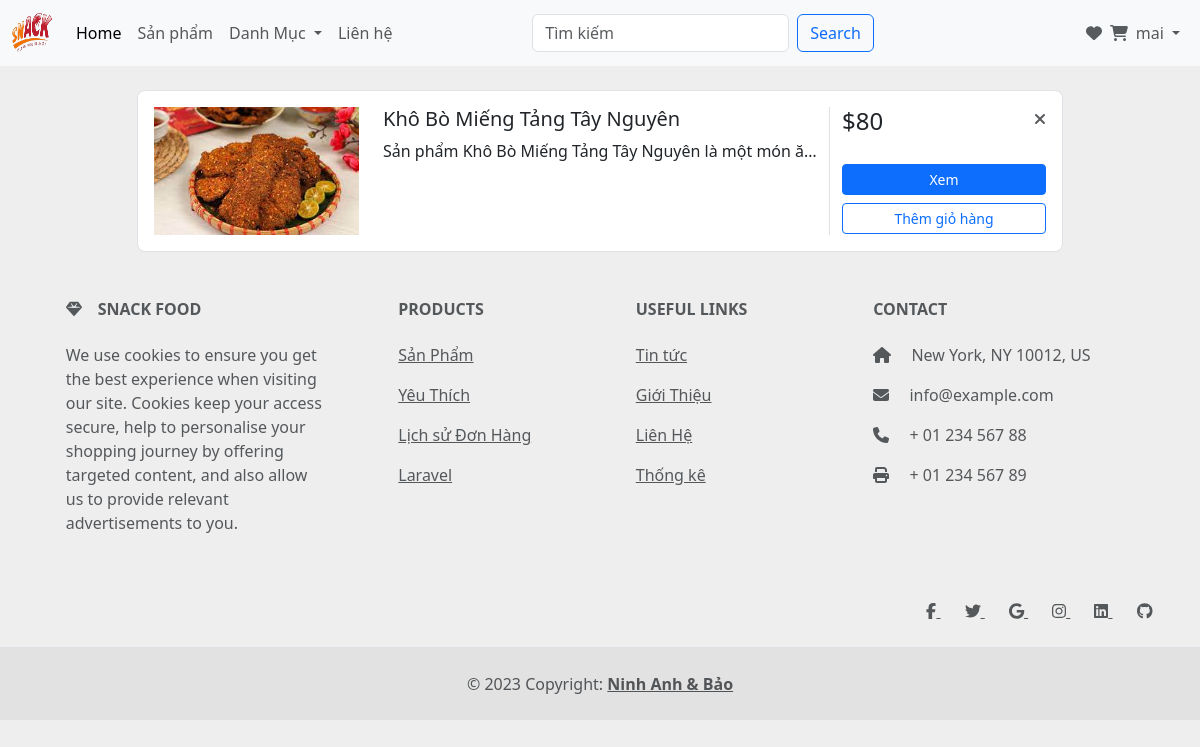
The app's page /wishlist/ (signed in) with its own data.
### app/models.py (models this page shows, shortened)
class Wishlist(models.Model):
    user = models.ForeignKey(User, on_delete=models.CASCADE, related_name='wishlist')
    product = models.ForeignKey(Product, on_delete=models.CASCADE)

class Product(models.Model):
    product_name = models.CharField(max_length=200, null= True)
    price = models.FloatField()
    digital = models.BooleanField(default=True)
    image = models.ImageField(null=True, blank=True)
    category = models.ManyToManyField(Category, related_name='product')
    detail = models.TextField(null=True,blank=True)
    @property
    def ImageURL(self):
        try:
            url = self.image.url
        except:
            url = ''
        return url

### app/views.py (the view)
# urls.py: path('wishlist/', views.wishlist, name= 'yeuthich'),
@login_required
def wishlist(req):
    user = req.user
    wishlist = user.wishlist.all()
    categories = Category.objects.filter(is_sub=False)
    active_category = req.GET.get('category', '')
    if wishlist.count() == 0:
        return render(req, 'wishlist_empty.html', locals())
    return render(req, 'wishlist.html', locals())

### templates/wishlist.html (shortened to what this page needs)
{% extends 'master.html' %}
{% load static %}
{% block wishlist %}
  {% for i in wishlist %}
  <section style="background-color: #eee;">
    <div class="container">
      <div class="row justify-content-center mb-3">
        <div class="col-md-12 col-xl-10">
          <div class="card shadow-0 border rounded-3">
            <div class="card-body">
              <div class="row">
                <div class="col-md-12 col-lg-3 col-xl-3 mb-4 mb-lg-0">
                  <div class="bg-image hover-zoom ripple rounded ripple-surface">
                    <img src="{{i.product.ImageURL}}"class="w-100" />
                  </div>
                </div>
                <div class="col-md-6 col-lg-6 col-xl-6">
                  <h5>{{i.product.product_name}}</h5>
                  <p class="text-truncate mb-4 mb-md-0">
                    {{i.product.detail}}
                  </p>
                </div>
                <div class="col-md-6 col-lg-3 col-xl-3 border-sm-start-none border-start">
                  <form action="{% url 'remove_from_wishlist' i.product.id %}" method="POST">
                    <button type="submit" class="text-muted" style="border: none; background: none; padding: 0;float:right;">
                      <i class="fas fa-times"></i>
                    </button>
                  </form>
                  <div class="d-flex flex-row align-items-center mb-1">
                    <h4 class="mb-1 me-1">${{i.product.price | floatformat:0}}</h4>
                  </div>
                  <div class="d-flex flex-column mt-4">
                    <a class="btn btn-primary btn-sm" href="{% url 'chitiet' i.product.id %}">Xem</a>
                    <button data-product={{product.id}} data-action="add" class="btn btn-outline-primary btn-sm mt-2 update-cart">Thêm giỏ hàng </button>
                  </div>
                </div>
              </div>
            </div>
          </div>
        </div>
      </div>
    </div>
  </section>
  {% endfor %}
{% endblock wishlist %}

### templates/master.html (shortened to what this page needs)
{% load static %}
<!DOCTYPE html>
<html lang="en">
<head>
    <link href="https://cdn.jsdelivr.net/npm/bootstrap@5.3.2/dist/css/bootstrap.min.css" rel="stylesheet">
    <link  href="{% static 'app/css/all.min.css'%}" rel="stylesheet">
    <link  href="{% static 'app/css/owl.carousel.min.css' %}" rel="stylesheet">
</head>
<body style="background-color: #eee;">
  <nav class="navbar navbar-expand-lg bg-body-tertiary">
      <div class="container-fluid">
          <a class="navbar-brand" href="{% url "home" %}">
              <img src="{% static 'app/img/logo2.png' %}", width=40, height=40 />
          </a>
        <div class="collapse navbar-collapse" id="navbarSupportedContent">
          <ul class="navbar-nav me-auto mb-2 mb-lg-0">
            <li class="nav-item">
              <a class="nav-link active" aria-current="page" href="{% url "home" %}">Home</a>
            </li>
            <li class="nav-item">
              <a class="nav-link" href="{% url "product" %}">Sản phẩm</a>
            </li>
            <li class="nav-item dropdown">
              <a class="nav-link dropdown-toggle" href="#" role="button" data-bs-toggle="dropdown" aria-expanded="false">
                Danh Mục
              </a>
            </li>
            <li class="nav-item">
              <a class="nav-link " href="{% url "contact" %}">Liên hệ</a>
            </li>
          </ul>
          <form class="d-flex" role="search" method = POST action = "{% url 'search' %}">
              <input class="form-control me-2" type="search" placeholder="Tìm kiếm" aria-label="Search" name= "searched">
              <button class="btn btn-outline-primary" type="submit" style="margin-right: 80px">Search</button>
          </form>
        </div>
        {% if user.is_authenticated %}
        <div class="navbar-collapse collapse justify-content-end" id="mainMenu" style="">
          <ul class="navbar-nav ">
            <div class="d-flex justify-content-between align-items-center">
              <a href="{% url "yeuthich" %}"><i class="fa fa-heart text-muted" style="margin-right:8px"></a></i>
              <a href="{% url "cart" %}"><i class="fa fa-shopping-cart text-muted"></a></i>
            </div>
            <li class="nav-item dropdown">
              <a class="nav-link dropdown-toggle" id="navbarDropdown" href="#" role="button" data-bs-toggle="dropdown" aria-expanded="false">
                {{ user.username }}
              </a>
          </li>
          </ul>
        </div>
        {% endif %}
      </div>
    </nav>
    <br>
  {% block wishlist %}{% endblock wishlist %}
<footer class="text-center text-lg-start text-muted">
  <section>
    <div class="container text-center text-md-start mt-5">
      <div class="row mt-3">
        <div class="col-md-3 col-lg-4 col-xl-3 mx-auto mb-4">
          <h6 class="text-uppercase fw-bold mb-4">
            <i class="fas fa-gem me-3"></i>Snack Food
          </h6>
          <p>
            We use cookies to ensure you get the best experience when visiting our site. Cookies keep your access secure, help to personalise your shopping journey by offering targeted content, and also allow us to provide relevant advertisements to you.
          </p>
        </div>
        <div class="col-md-2 col-lg-2 col-xl-2 mx-auto mb-4">
          <h6 class="text-uppercase fw-bold mb-4">
            Products
          </h6>
          <p>
            <a href="{% url "product" %}" class="text-reset">Sản Phẩm</a>
          </p>
          <p>
            <a href="{% url "yeuthich" %}" class="text-reset">Yêu Thích</a>
          </p>
          <p>
            <a href="{% url "order_history" %}" class="text-reset">Lịch sử Đơn Hàng</a>
          </p>
          <p>
            <a href="#!" class="text-reset">Laravel</a>
          </p>
        </div>
        <div class="col-md-3 col-lg-2 col-xl-2 mx-auto mb-4">
          <h6 class="text-uppercase fw-bold mb-4">
            Useful links
          </h6>
          <p>
            <a href="{% url "blog" %}" class="text-reset">Tin tức</a>
          </p>
          <p>
            <a href="#!" class="text-reset">Giới Thiệu</a>
          </p>
          <p>
            <a href="{% url "contact" %}" class="text-reset">Liên Hệ</a>
          </p>
          <p>
            <a href="{% url "thongke" %}" class="text-reset">Thống kê</a>
          </p>
        </div>
        <div class="col-md-4 col-lg-3 col-xl-3 mx-auto mb-md-0 mb-4">
          <h6 class="text-uppercase fw-bold mb-4">Contact</h6>
          <p><i class="fas fa-home me-3"></i> New York, NY 10012, US</p>
          <p>
            <i class="fas fa-envelope me-3"></i>
            info@example.com
          </p>
          <p><i class="fas fa-phone me-3"></i> + 01 234 567 88</p>
          <p><i class="fas fa-print me-3"></i> + 01 234 567 89</p>
        </div>
      </div>
    </div>
  </section>
  <section class="d-flex justify-content-end p-4 border-bottom">
    <div>
      <a href="https://www.facebook.com/ninhanh21" class="me-4 text-reset">
        <i class="fab fa-facebook-f"></i>
      </a>
      <a href="" class="me-4 text-reset">
        <i class="fab fa-twitter"></i>
      </a>
      <a href="" class="me-4 text-reset">
        <i class="fab fa-google"></i>
      </a>
      <a href="" class="me-4 text-reset">
        <i class="fab fa-instagram"></i>
      </a>
      <a href="" class="me-4 text-reset">
        <i class="fab fa-linkedin"></i>
      </a>
      <a href="" class="me-4 text-reset">
        <i class="fab fa-github"></i>
      </a>
    </div>
  </section>
  <div class="text-center p-4" style="background-color: rgba(0, 0, 0, 0.05);">
    © 2023 Copyright:
    <a class="text-reset fw-bold" href="#">Ninh Anh & Bảo </a>
  </div>
</footer>
</body>
</html>

### records on screen
Wishlist: product.ImageURL (picture), product.product_name "Khô Bò Miếng Tảng Tây Nguyên", product.detail "Sản phẩm Khô Bò Miếng Tảng Tây Nguyên là một món ă…", product.price "80"

### other values on screen
{{ user.username }} "mai"
